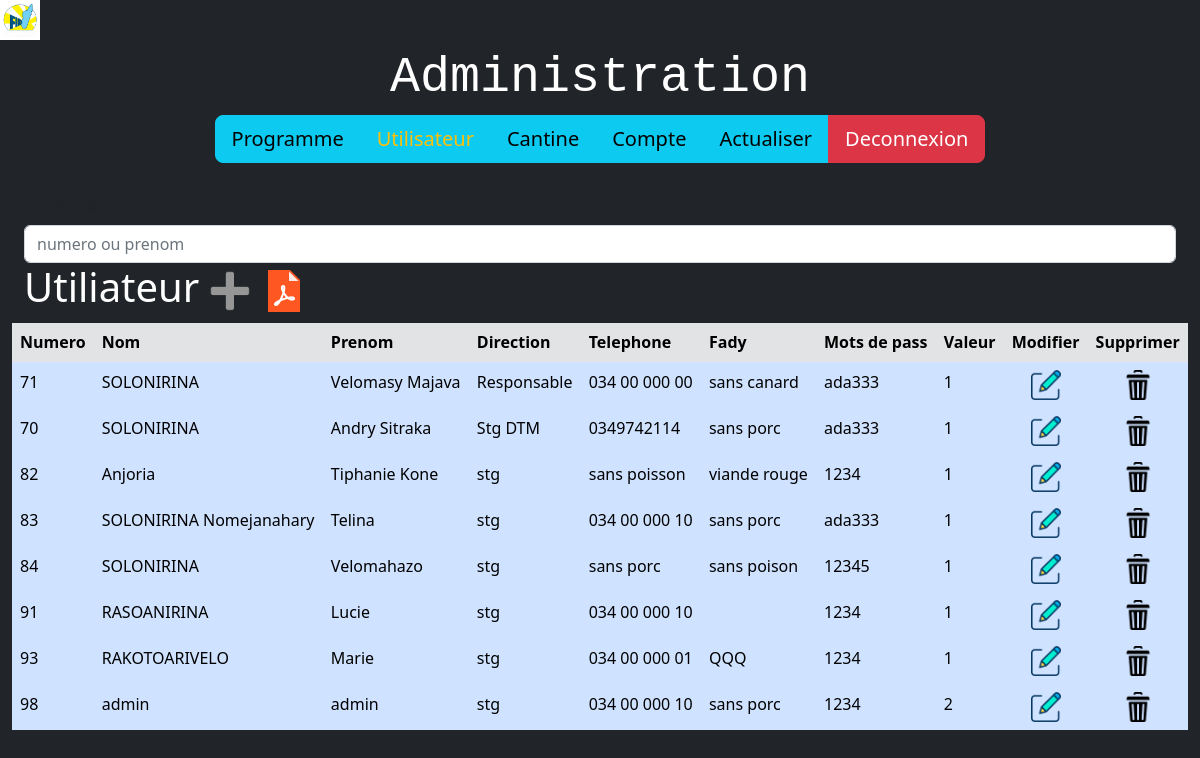
Page /admin/Utilisateur.php on the committed database.
### tables this page shows
CREATE TABLE IF NOT EXISTS `utilisateur` (
  `numUt` int(11) NOT NULL AUTO_INCREMENT,
  `photos` varchar(100) NOT NULL,
  `nom` varchar(25) NOT NULL,
  `prenom` varchar(25) NOT NULL,
  `direction` varchar(25) NOT NULL,
  `tel` varchar(25) NOT NULL,
  `mdp` varchar(25) NOT NULL,
  `valeur` varchar(25) NOT NULL,
  `fady` varchar(25) NOT NULL,
  `adrs` varchar(100) NOT NULL,
  `adrs_mail` varchar(100) NOT NULL,
  `fonc` varchar(50) NOT NULL,
  PRIMARY KEY (`numUt`)
);

### admin/Utilisateur.php (the view, shortened to what this page needs)
<?php
    include("../connexion.php");
?>
<!DOCTYPE html>
<html lang="en">
<head>
    <link rel="stylesheet" href="../css/style.css">
    <link rel="stylesheet" href="../css/bootstrap.min.css">
    <link rel="stylesheet" href="style.css">
</head>
<body class="bg-dark">
<nav class="fixed-top bg-dark" >
<img src="../image/f.jpg" alt="" width="40" height="40" >
<center>
<div id="titre" class="text-white">Administration</div>
</center>
    <div id="">
        <div class="container-fluid btn-lg">
             <div class="container-fluid">
                <div class="row">
                    <article class="col-md-12">
                     <center>
                     <center>
<div class="btn-group btn-group-lg" role="group" aria-label="Large button group" >
<a href="admin.php" class="btn btn-info "> Programme</a>
<a href="Utilisateur.php" class="btn btn-info text-warning">Utilisateur</a>
<a href="d1.php"class="btn btn-info">Cantine</a>
<a href="compte.php" class="btn btn-info">Compte</a>
<a href="actualiser.php" class="btn btn-info">Actualiser</a>
<a href="../index.php" class="btn btn-danger">Deconnexion</a>
</div>
</center>
</center> <br>
                    <form action="recherche.php" method="POST" class="form-inline">
                    <input type="submit" name="eka" class="btn" value="chercher"  >
                    <input type="text" name="eka1" class="form-control" placeholder="numero ou prenom">
                                </form>
                    </article >
                </div>
            </div>
       </div>
    </div>
<div class="container-fluid btn-lg">
         <div class="container-fluid">
            <div class="row">
                             <h1 class="text-white">Utiliateur <a href="fomulaireUtilisateur.php">
                                <img src="../image/m.png" alt="" width="40" height="40"></a>
                             <a href="../pdf/utilisateur.php" > <img src="../image/pdf.png" alt=""> </a>
                            </h1>
</nav>
</div> <br><br><br>
<div id="popo" class="container-fluid">
       <div class="col-md-12">
             <article class="col-md-12">
             <table class="table table-secondary table-borderless">
                             <header>
                             <tr class="table-secondary">
                                    <th>Numero</th>
                                    <th>Nom</th>
                                    <th>Prenom</th>
                                    <th>Direction</th>
                                    <th>Telephone</th>
                                    <th>Fady</th>
                                    <th>Mots de pass</th>
                                    <th>Valeur</th>
                                    <th>Modifier</th>
                                    <th> Supprimer</th>
                                </tr>
                             </header>
                              <?php
                               $req = mysqli_query($conn , "SELECT *FROM utilisateur ");
                              if(mysqli_num_rows($req)== 0)
                                         {
                                             $aaa =("Base de donne vide ");
                                         }
                            else{
                                      while($row=mysqli_fetch_assoc($req)) {
                                 ?>
                                <tr class="table-primary">
                                    <td><?php echo $row['numUt'];  ?></td>
                                    <td><?php echo $row['nom']; ?></td>
                                    <td><?php echo $row['prenom']; ?></td>
                                    <td><?php echo $row['direction']; ?></td>
                                    <td><?php echo $row['tel']; ?></td>
                                    <td><?php echo $row['fady']; ?></td>
                                    <td><?php echo $row['mdp']; ?></td>
                                    <td><?php echo $row['valeur']; ?></td>
                                    <th><center><a href= "edit.php?edit=<?php echo $row['numUt'];?>"><img src="../image/edit.png" alt="" width="30" height="30"> </a></center></th>
                                    <th><center><a href="supp.php?supp=<?php echo $row['numUt']; ?>"><img src="../image/sip.png" alt="" width="30" height="30"></a></center></th>
                                </tr>
<?php                                               }
      }
?>
                         </table>
             </article>
</div>
            </div>
</body>
</html>

### css/style.css (style rules this page uses)
#titre { font-size: 50px; font-family: monospace; }

### admin/style.css (style rules this page uses)
#titre { font-size: 50px; font-family: monospace; }
#popo { padding-top: 250px; }

### rows in the picture
utilisateur: numUt "71", nom "SOLONIRINA", prenom "Velomasy Majava", direction "Responsable", tel "034 00 000 00", fady "sans canard", mdp "ada333", valeur "1"
utilisateur: numUt "70", nom "SOLONIRINA", prenom "Andry Sitraka", direction "Stg DTM", tel "0349742114", fady "sans porc", mdp "ada333", valeur "1"
utilisateur: numUt "82", nom "Anjoria", prenom "Tiphanie Kone", direction "stg", tel "sans poisson", fady "viande rouge", mdp "1234", valeur "1"
utilisateur: numUt "83", nom "SOLONIRINA Nomejanahary", prenom "Telina", direction "stg", tel "034 00 000 10", fady "sans porc", mdp "ada333", valeur "1"
utilisateur: numUt "84", nom "SOLONIRINA", prenom "Velomahazo", direction "stg", tel "sans porc", fady "sans poison", mdp "12345", valeur "1"
utilisateur: numUt "91", nom "RASOANIRINA", prenom "Lucie", direction "stg", tel "034 00 000 10", mdp "1234", valeur "1"
utilisateur: numUt "93", nom "RAKOTOARIVELO", prenom "Marie", direction "stg", tel "034 00 000 01", fady "QQQ", mdp "1234", valeur "1"
utilisateur: numUt "98", nom "admin", prenom "admin", direction "stg", tel "034 00 000 10", fady "sans porc", mdp "1234", valeur "2"
